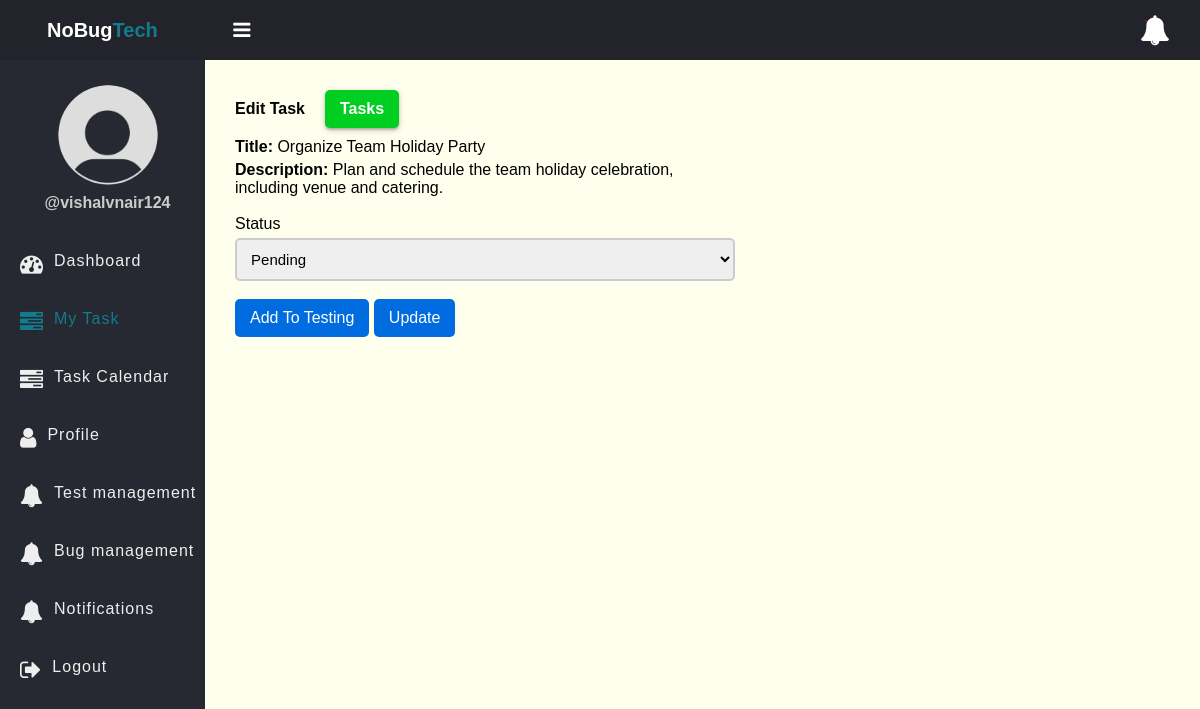
The app's page /edit-task-employee.php?id=29 (signed in), older data.
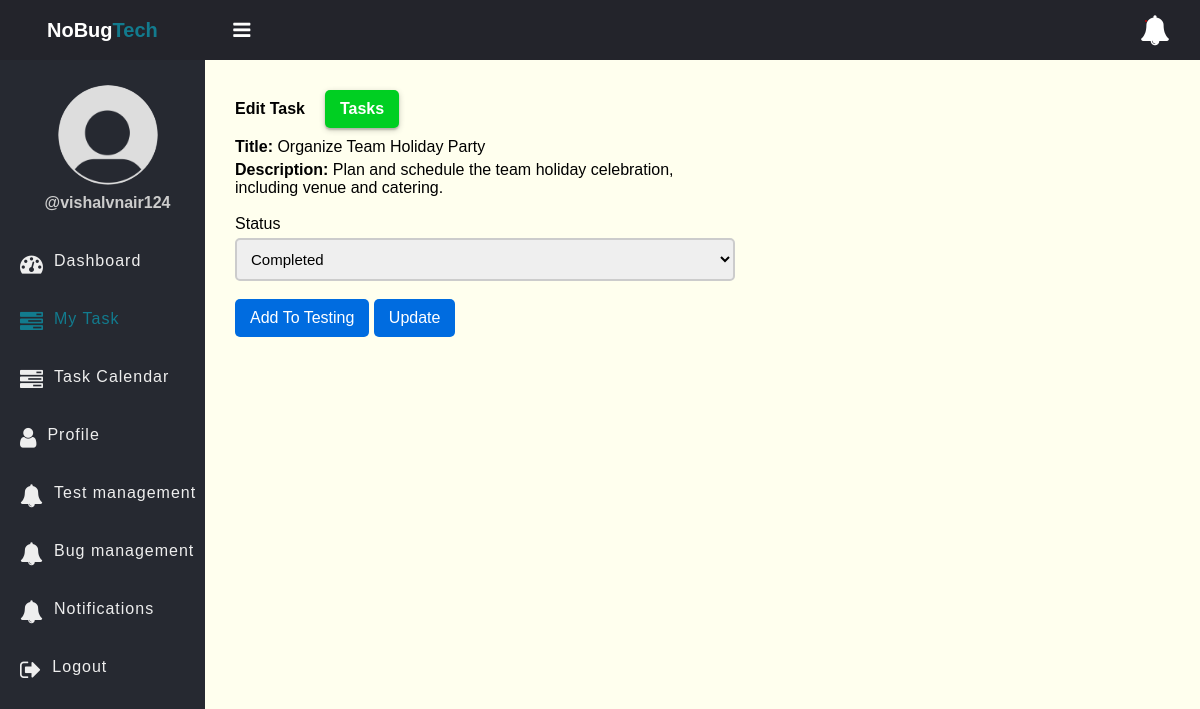
The same page, newer data.
### tables this page shows
CREATE TABLE `tasks` (
  `id` int(11) NOT NULL,
  `ProjectID` int(11) NOT NULL,
  `title` varchar(100) NOT NULL,
  `description` text DEFAULT NULL,
  `assigned_to` int(11) DEFAULT NULL,
  `due_date` date DEFAULT NULL,
  `status` enum('Pending','Bugs Founded','In Progress','Completed') DEFAULT NULL,
  `created_at` timestamp NOT NULL DEFAULT current_timestamp(),
  `Priority` int(11) NOT NULL
);

### app/Model/Task.php (called while the page is built, shortened)
<?php
function get_task_by_id($conn, $id)
{
	$sql = "SELECT * FROM tasks WHERE id =? ";
	$stmt = $conn->prepare($sql);
	$stmt->execute([$id]);
	if ($stmt->rowCount() > 0) {
		$task = $stmt->fetch();
	} else $task = 0;
	return $task;
}

### edit-task-employee.php (the view, shortened to what this page needs)
<?php
if (isset($_SESSION['role']) && isset($_SESSION['id']) && $_SESSION['role'] == "employee") {
	include "DB_connection.php";
	include "app/Model/Task.php";
	include "app/Model/User.php";
	$id = $_GET['id'];
	$task = get_task_by_id($conn, $id);
?>
	<!DOCTYPE html>
	<html>
	<head>
		<link rel="stylesheet" href="https://stackpath.bootstrapcdn.com/font-awesome/4.7.0/css/font-awesome.min.css">
		<link rel="stylesheet" href="css/style.css?v=<?php echo time();?>">
	</head>
	<body>
		<?php include "inc/header.php" ?>
		<div class="body">
			<?php include "inc/nav.php" ?>
			<section class="section-1">
				<h4 class="title">Edit Task <a href="my_task.php">Tasks</a></h4>
				<form class="form-1"
				name='TheForm'
					method="POST"
					action="app/update-task-employee.php">
					<div class="input-holder">
						<p><b>Title: </b><?= $task['title'] ?></p>
					</div>
					<div class="input-holder">
						<p><b>Description: </b><?= $task['description'] ?></p>
					</div><br>
					<div class="input-holder">
						<lable id="Header">Status</lable>
						<select name="status" class="input-1" id='StatusSelect'>
							<option <?php if ($task['status'] == "Pending") echo "selected"; ?> value="Pending">Pending</option>
							<option <?php if ($task['status'] == "Completed") echo "selected"; ?> value="Completed">Completed</option>
						</select><br>
					</div>
					<button class="edit-btn" id="SwitchBox"  onclick="TestingOn()" type='button'>Add To Testing</button>
					<button class="edit-btn" id="SubmitBox" name='update'>Update</button>
				</form>
			</section>
		</div>
	</body>
	</html>
<?php } else {
	$em = "First login";
	header("Location: login.php?error=$em");
	exit();
}
?>

Row changes from the older to the newer data that the page shows:
changed tasks "Organize Team Holiday Party": status (not shown) → "Completed"
Text that changed along with them:
form field status: "Pending" → (not shown)
